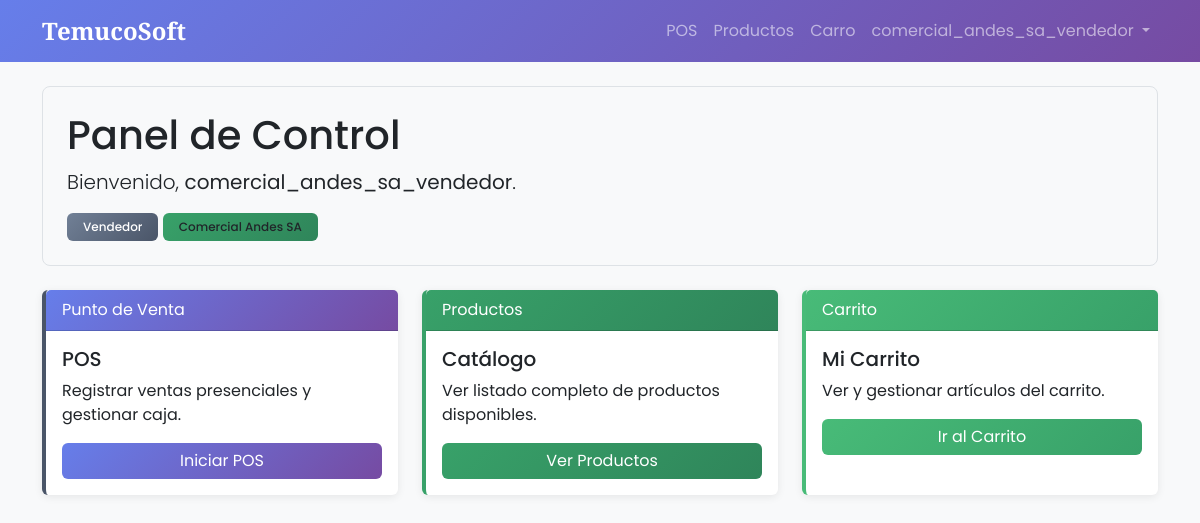
Page / (signed in) on the committed database.
### core/models.py (models this page shows, shortened)
class User(AbstractUser):
    ROLES = (
        ('super_admin', 'Super Admin (TemucoSoft)'),
        ('admin_cliente', 'Admin Cliente'),
        ('gerente', 'Gerente'),
        ('vendedor', 'Vendedor'),
        ('cliente_final', 'Cliente Final'),
    )
    rut = models.CharField(
        max_length=12,
        blank=True,
        null=True,
        validators=[validar_rut],
        help_text="Formato: 12.345.678-9 o 12345678-9"
    )
    role = models.CharField(max_length=20, choices=ROLES, default='cliente_final')
    company = models.CharField(max_length=100, blank=True, null=True)
    created_at = models.DateTimeField(auto_now_add=True)

### core/views.py (the view)
# urls.py: path('', home_view, name='home'),
def home_view(request):
    return render(request, 'core/index.html')

### core/templates/core/index.html (shortened to what this page needs)
{% extends 'core/base.html' %}
{% block content %}
<div class="row mb-4">
    <div class="col-md-12">
        <div class="p-4 bg-light rounded-3 border">
            <h1>Panel de Control</h1>
            <p class="lead">Bienvenido, <strong>{{ request.user.first_name|default:request.user.username }}</strong>.</p>
            <span class="badge bg-secondary">{{ request.user.get_role_display }}</span>
            {% if request.user.company %}
                <span class="badge bg-info text-dark">{{ request.user.company }}</span>
            {% endif %}
        </div>
    </div>
</div>
<div class="row g-4">
    {% if request.user.role == 'vendedor' %}
    <div class="col-md-4">
        <div class="card h-100 border-primary">
            <div class="card-header bg-primary text-white">
                 Punto de Venta
            </div>
            <div class="card-body">
                <h5 class="card-title">POS</h5>
                <p class="card-text">Registrar ventas presenciales y gestionar caja.</p>
                <a href="{% url 'pos' %}" class="btn btn-primary w-100">Iniciar POS</a>
            </div>
        </div>
    </div>
    <div class="col-md-4">
        <div class="card h-100 border-info">
            <div class="card-header bg-info text-white">
                 Productos
            </div>
            <div class="card-body">
                <h5 class="card-title">Catálogo</h5>
                <p class="card-text">Ver listado completo de productos disponibles.</p>
                <a href="{% url 'product_list' %}" class="btn btn-info w-100">Ver Productos</a>
            </div>
        </div>
    </div>
    <div class="col-md-4">
        <div class="card h-100 border-success">
            <div class="card-header bg-success text-white">
                 Carrito
            </div>
            <div class="card-body">
                <h5 class="card-title">Mi Carrito</h5>
                <p class="card-text">Ver y gestionar artículos del carrito.</p>
                <a href="{% url 'cart' %}" class="btn btn-success w-100">Ir al Carrito</a>
            </div>
        </div>
    </div>
    {% endif %}
</div>
{% endblock %}

### core/templates/core/base.html (shortened to what this page needs)
<!DOCTYPE html>
<html lang="es">
<head>
    <link href="https://cdn.jsdelivr.net/npm/bootstrap@5.3.0/dist/css/bootstrap.min.css" rel="stylesheet">
</head>
<body>
    <nav class="navbar navbar-expand-lg navbar-dark navbar-custom mb-4">
        <div class="container">
            <a class="navbar-brand" href="/">TemucoSoft</a>
            <div class="collapse navbar-collapse" id="navbarNav">
                <ul class="navbar-nav ms-auto">
                    {% if request.user.is_authenticated %}
                        {% if request.user.role == 'vendedor' %}
                            <li class="nav-item"><a class="nav-link" href="{% url 'pos' %}">POS</a></li>
                            <li class="nav-item"><a class="nav-link" href="{% url 'product_list' %}">Productos</a></li>
                            <li class="nav-item"><a class="nav-link" href="{% url 'cart' %}">Carro</a></li>
                        {% endif %}
                        <li class="nav-item dropdown">
                            <a class="nav-link dropdown-toggle" href="#" role="button" data-bs-toggle="dropdown">
                                {{ request.user.username }}
                            </a>
                        </li>
                    {% else %}
                        <li class="nav-item"><a class="nav-link" href="{% url 'login' %}">Iniciar Sesión</a></li>
                    {% endif %}
                </ul>
            </div>
        </div>
    </nav>
    <div class="container">
        {% block content %}
        {% endblock %}
    </div>
</body>
</html>

### core/templates/core/base.html (style rules this page uses)
body { font-family: 'Poppins', sans-serif; background-color: #f8f9fa; }
.navbar-brand { font-family: 'Playfair Display', serif; font-weight: 700; font-size: 1.5rem; }
.navbar-custom { background: linear-gradient(135deg, #667eea 0%, #764ba2 100%); }
.card { transition: transform 0.2s, box-shadow 0.2s; border: none; box-shadow: 0 2px 8px rgba(0,0,0,0.08); }
.border-primary { border-left: 4px solid #4A5568 !important; }
.bg-primary { background: linear-gradient(135deg, #667eea 0%, #764ba2 100%) !important; }
.btn-primary { background: linear-gradient(135deg, #667eea 0%, #764ba2 100%); border: none; }
.border-info { border-left: 4px solid #38A169 !important; }
.bg-info { background: linear-gradient(135deg, #38A169 0%, #2F855A 100%) !important; }
.btn-info { background: linear-gradient(135deg, #38A169 0%, #2F855A 100%); border: none; color: white; }
.bg-secondary { background: linear-gradient(135deg, #718096 0%, #4A5568 100%) !important; }
.border-success { border-left: 4px solid #48BB78 !important; }
.bg-success { background: linear-gradient(135deg, #48BB78 0%, #38A169 100%) !important; }
.btn-success { background: linear-gradient(135deg, #48BB78 0%, #38A169 100%); border: none; }
.badge { padding: 0.5rem 1rem; font-weight: 500; }

### rows in the picture
User: user.username "comercial_andes_sa_vendedor", user.first_name "comercial_andes_sa_vendedor", user.role "Vendedor", user.company "Comercial Andes SA"
